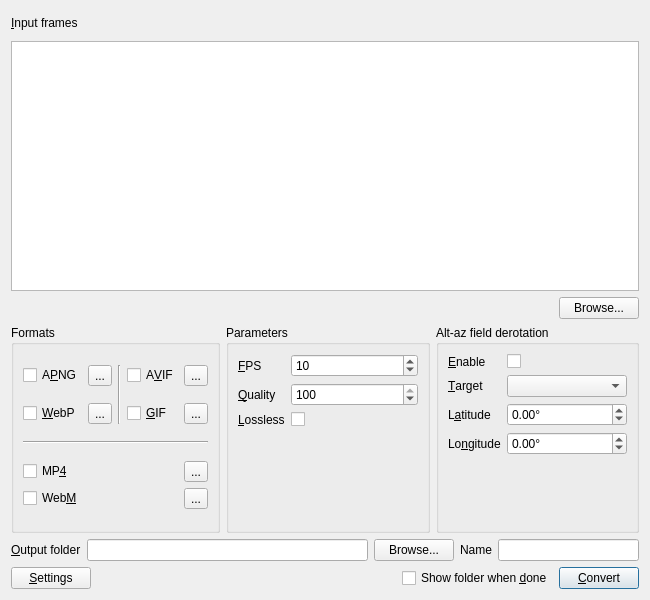
<?xml version="1.0" encoding="UTF-8"?>
<ui version="4.0">
 <class>MainFrame</class>
 <widget class="QFrame" name="MainFrame">
  <property name="geometry">
   <rect>
    <x>0</x>
    <y>0</y>
    <width>650</width>
    <height>600</height>
   </rect>
  </property>
  <property name="minimumSize">
   <size>
    <width>650</width>
    <height>600</height>
   </size>
  </property>
  <property name="maximumSize">
   <size>
    <width>16777215</width>
    <height>16777215</height>
   </size>
  </property>
  <property name="windowTitle">
   <string>Frame</string>
  </property>
  <layout class="QVBoxLayout" name="verticalLayout">
   <item>
    <layout class="QVBoxLayout" name="verticalLayout_2">
     <item>
      <widget class="QLabel" name="input_label">
       <property name="minimumSize">
        <size>
         <width>0</width>
         <height>24</height>
        </size>
       </property>
       <property name="text">
        <string>&amp;Input frames</string>
       </property>
       <property name="buddy">
        <cstring>input_browse_button</cstring>
       </property>
      </widget>
     </item>
     <item>
      <widget class="QTableView" name="frames_table">
       <property name="sizePolicy">
        <sizepolicy hsizetype="Expanding" vsizetype="Expanding">
         <horstretch>0</horstretch>
         <verstretch>0</verstretch>
        </sizepolicy>
       </property>
      </widget>
     </item>
     <item alignment="Qt::AlignmentFlag::AlignRight">
      <widget class="QPushButton" name="input_browse_button">
       <property name="sizePolicy">
        <sizepolicy hsizetype="Fixed" vsizetype="Fixed">
         <horstretch>0</horstretch>
         <verstretch>0</verstretch>
        </sizepolicy>
       </property>
       <property name="text">
        <string>Browse...</string>
       </property>
       <property name="autoDefault">
        <bool>true</bool>
       </property>
      </widget>
     </item>
    </layout>
   </item>
   <item>
    <layout class="QHBoxLayout" name="horizontalLayout">
     <property name="sizeConstraint">
      <enum>QLayout::SizeConstraint::SetDefaultConstraint</enum>
     </property>
     <item>
      <widget class="QGroupBox" name="formats_group">
       <property name="sizePolicy">
        <sizepolicy hsizetype="Expanding" vsizetype="Minimum">
         <horstretch>0</horstretch>
         <verstretch>0</verstretch>
        </sizepolicy>
       </property>
       <property name="title">
        <string>Formats</string>
       </property>
       <layout class="QVBoxLayout" name="verticalLayout_4">
        <property name="leftMargin">
         <number>0</number>
        </property>
        <property name="topMargin">
         <number>0</number>
        </property>
        <property name="rightMargin">
         <number>0</number>
        </property>
        <property name="bottomMargin">
         <number>0</number>
        </property>
        <item>
         <widget class="QStackedWidget" name="formats_stack">
          <property name="sizePolicy">
           <sizepolicy hsizetype="Preferred" vsizetype="Maximum">
            <horstretch>0</horstretch>
            <verstretch>0</verstretch>
           </sizepolicy>
          </property>
          <property name="currentIndex">
           <number>0</number>
          </property>
          <widget class="QWidget" name="formats_page">
           <layout class="QGridLayout" name="gridLayout_2">
            <item row="0" column="1">
             <widget class="QToolButton" name="apng_options_button">
              <property name="text">
               <string>...</string>
              </property>
             </widget>
            </item>
            <item row="1" column="1">
             <widget class="QToolButton" name="webp_options_button">
              <property name="text">
               <string>...</string>
              </property>
             </widget>
            </item>
            <item row="1" column="4">
             <widget class="QToolButton" name="gif_options_button">
              <property name="text">
               <string>...</string>
              </property>
             </widget>
            </item>
            <item row="1" column="0">
             <widget class="QCheckBox" name="webp_check">
              <property name="text">
               <string>&amp;WebP</string>
              </property>
             </widget>
            </item>
            <item row="0" column="0">
             <widget class="QCheckBox" name="apng_check">
              <property name="text">
               <string>A&amp;PNG</string>
              </property>
             </widget>
            </item>
            <item row="0" column="4">
             <widget class="QToolButton" name="avif_options_button">
              <property name="text">
               <string>...</string>
              </property>
             </widget>
            </item>
            <item row="2" column="0" colspan="5">
             <widget class="Line" name="line">
              <property name="orientation">
               <enum>Qt::Orientation::Horizontal</enum>
              </property>
             </widget>
            </item>
            <item row="0" column="3">
             <widget class="QCheckBox" name="avif_check">
              <property name="text">
               <string>A&amp;VIF</string>
              </property>
             </widget>
            </item>
            <item row="3" column="0" colspan="5">
             <widget class="QStackedWidget" name="video_stack">
              <property name="sizePolicy">
               <sizepolicy hsizetype="Expanding" vsizetype="Fixed">
                <horstretch>0</horstretch>
                <verstretch>0</verstretch>
               </sizepolicy>
              </property>
              <property name="currentIndex">
               <number>0</number>
              </property>
              <widget class="QWidget" name="page_3">
               <layout class="QGridLayout" name="gridLayout_3">
                <property name="leftMargin">
                 <number>0</number>
                </property>
                <property name="topMargin">
                 <number>0</number>
                </property>
                <property name="rightMargin">
                 <number>0</number>
                </property>
                <property name="bottomMargin">
                 <number>0</number>
                </property>
                <item row="1" column="0">
                 <widget class="QCheckBox" name="webm_check">
                  <property name="text">
                   <string>Web&amp;M</string>
                  </property>
                 </widget>
                </item>
                <item row="0" column="1">
                 <widget class="QToolButton" name="mp4_options_button">
                  <property name="text">
                   <string>...</string>
                  </property>
                 </widget>
                </item>
                <item row="0" column="0">
                 <widget class="QCheckBox" name="mp4_check">
                  <property name="text">
                   <string>MP&amp;4</string>
                  </property>
                 </widget>
                </item>
                <item row="1" column="1">
                 <widget class="QToolButton" name="webm_options_button">
                  <property name="text">
                   <string>...</string>
                  </property>
                 </widget>
                </item>
               </layout>
              </widget>
              <widget class="QWidget" name="page_4">
               <layout class="QVBoxLayout" name="verticalLayout_3">
                <property name="leftMargin">
                 <number>0</number>
                </property>
                <property name="topMargin">
                 <number>0</number>
                </property>
                <property name="rightMargin">
                 <number>0</number>
                </property>
                <property name="bottomMargin">
                 <number>0</number>
                </property>
                <item>
                 <widget class="QLabel" name="requires_ffmpeg_label">
                  <property name="sizePolicy">
                   <sizepolicy hsizetype="Preferred" vsizetype="Preferred">
                    <horstretch>0</horstretch>
                    <verstretch>0</verstretch>
                   </sizepolicy>
                  </property>
                  <property name="text">
                   <string>MP4 and WebM requires FFmpeg.</string>
                  </property>
                  <property name="wordWrap">
                   <bool>true</bool>
                  </property>
                 </widget>
                </item>
               </layout>
              </widget>
             </widget>
            </item>
            <item row="1" column="3">
             <widget class="QCheckBox" name="gif_check">
              <property name="text">
               <string>&amp;GIF</string>
              </property>
             </widget>
            </item>
            <item row="0" column="2" rowspan="2">
             <widget class="Line" name="line_2">
              <property name="orientation">
               <enum>Qt::Orientation::Vertical</enum>
              </property>
             </widget>
            </item>
           </layout>
          </widget>
          <widget class="QWidget" name="apng_page">
           <layout class="QVBoxLayout" name="verticalLayout_7">
            <item>
             <widget class="QLabel" name="label">
              <property name="text">
               <string>APNG options</string>
              </property>
             </widget>
            </item>
            <item>
             <layout class="QFormLayout" name="formLayout_6">
              <item row="0" column="1">
               <widget class="QCheckBox" name="apng_optimize_check">
                <property name="sizePolicy">
                 <sizepolicy hsizetype="Fixed" vsizetype="Fixed">
                  <horstretch>0</horstretch>
                  <verstretch>0</verstretch>
                 </sizepolicy>
                </property>
                <property name="text">
                 <string/>
                </property>
               </widget>
              </item>
              <item row="0" column="0">
               <widget class="QLabel" name="label_7">
                <property name="text">
                 <string>Optimize</string>
                </property>
                <property name="buddy">
                 <cstring>apng_optimize_check</cstring>
                </property>
               </widget>
              </item>
             </layout>
            </item>
            <item>
             <spacer name="verticalSpacer_3">
              <property name="orientation">
               <enum>Qt::Orientation::Vertical</enum>
              </property>
              <property name="sizeHint" stdset="0">
               <size>
                <width>20</width>
                <height>40</height>
               </size>
              </property>
             </spacer>
            </item>
            <item>
             <layout class="QHBoxLayout" name="horizontalLayout_6">
              <item>
               <widget class="QPushButton" name="apng_back_button">
                <property name="text">
                 <string>Back</string>
                </property>
               </widget>
              </item>
              <item>
               <spacer name="horizontalSpacer_3">
                <property name="orientation">
                 <enum>Qt::Orientation::Horizontal</enum>
                </property>
                <property name="sizeHint" stdset="0">
                 <size>
                  <width>40</width>
                  <height>20</height>
                 </size>
                </property>
               </spacer>
              </item>
             </layout>
            </item>
           </layout>
          </widget>
          <widget class="QWidget" name="avif_page">
           <layout class="QVBoxLayout" name="verticalLayout_8">
            <item>
             <widget class="QLabel" name="label_2">
              <property name="text">
               <string>AVIF options</string>
              </property>
             </widget>
            </item>
            <item>
             <layout class="QFormLayout" name="formLayout_7">
              <item row="0" column="0">
               <widget class="QLabel" name="avif_quality_label">
                <property name="text">
                 <string>Quality</string>
                </property>
                <property name="buddy">
                 <cstring>avif_quality_spinner</cstring>
                </property>
               </widget>
              </item>
              <item row="0" column="1">
               <widget class="QSpinBox" name="avif_quality_spinner">
                <property name="maximum">
                 <number>100</number>
                </property>
                <property name="singleStep">
                 <number>5</number>
                </property>
                <property name="value">
                 <number>95</number>
                </property>
               </widget>
              </item>
             </layout>
            </item>
            <item>
             <spacer name="verticalSpacer_4">
              <property name="orientation">
               <enum>Qt::Orientation::Vertical</enum>
              </property>
              <property name="sizeHint" stdset="0">
               <size>
                <width>20</width>
                <height>75</height>
               </size>
              </property>
             </spacer>
            </item>
            <item>
             <layout class="QHBoxLayout" name="horizontalLayout_7">
              <item>
               <widget class="QPushButton" name="avif_back_button">
                <property name="text">
                 <string>Back</string>
                </property>
               </widget>
              </item>
              <item>
               <spacer name="horizontalSpacer_4">
                <property name="orientation">
                 <enum>Qt::Orientation::Horizontal</enum>
                </property>
                <property name="sizeHint" stdset="0">
                 <size>
                  <width>40</width>
                  <height>20</height>
                 </size>
                </property>
               </spacer>
              </item>
             </layout>
            </item>
           </layout>
          </widget>
          <widget class="QWidget" name="webp_page">
           <layout class="QVBoxLayout" name="verticalLayout_10">
            <item>
             <widget class="QLabel" name="label_6">
              <property name="text">
               <string>WebP options</string>
              </property>
             </widget>
            </item>
            <item>
             <layout class="QFormLayout" name="formLayout_9">
              <item row="0" column="0">
               <widget class="QLabel" name="webp_quality_label">
                <property name="text">
                 <string>Quality</string>
                </property>
                <property name="buddy">
                 <cstring>webp_quality_spinner</cstring>
                </property>
               </widget>
              </item>
              <item row="0" column="1">
               <widget class="QSpinBox" name="webp_quality_spinner">
                <property name="maximum">
                 <number>100</number>
                </property>
                <property name="singleStep">
                 <number>5</number>
                </property>
                <property name="value">
                 <number>95</number>
                </property>
               </widget>
              </item>
              <item row="1" column="0">
               <widget class="QLabel" name="webp_lossless_label">
                <property name="text">
                 <string>Lossless</string>
                </property>
                <property name="buddy">
                 <cstring>webp_lossless_check</cstring>
                </property>
               </widget>
              </item>
              <item row="1" column="1">
               <widget class="QCheckBox" name="webp_lossless_check">
                <property name="sizePolicy">
                 <sizepolicy hsizetype="Fixed" vsizetype="Fixed">
                  <horstretch>0</horstretch>
                  <verstretch>0</verstretch>
                 </sizepolicy>
                </property>
                <property name="text">
                 <string/>
                </property>
               </widget>
              </item>
             </layout>
            </item>
            <item>
             <spacer name="verticalSpacer_6">
              <property name="orientation">
               <enum>Qt::Orientation::Vertical</enum>
              </property>
              <property name="sizeHint" stdset="0">
               <size>
                <width>20</width>
                <height>75</height>
               </size>
              </property>
             </spacer>
            </item>
            <item>
             <layout class="QHBoxLayout" name="horizontalLayout_9">
              <item>
               <widget class="QPushButton" name="webp_back_button">
                <property name="text">
                 <string>Back</string>
                </property>
               </widget>
              </item>
              <item>
               <spacer name="horizontalSpacer_6">
                <property name="orientation">
                 <enum>Qt::Orientation::Horizontal</enum>
                </property>
                <property name="sizeHint" stdset="0">
                 <size>
                  <width>40</width>
                  <height>20</height>
                 </size>
                </property>
               </spacer>
              </item>
             </layout>
            </item>
           </layout>
          </widget>
          <widget class="QWidget" name="gif_page">
           <layout class="QVBoxLayout" name="verticalLayout_9">
            <item>
             <widget class="QLabel" name="label_5">
              <property name="text">
               <string>GIF options</string>
              </property>
             </widget>
            </item>
            <item>
             <layout class="QFormLayout" name="formLayout_8"/>
            </item>
            <item>
             <spacer name="verticalSpacer_5">
              <property name="orientation">
               <enum>Qt::Orientation::Vertical</enum>
              </property>
              <property name="sizeHint" stdset="0">
               <size>
                <width>20</width>
                <height>75</height>
               </size>
              </property>
             </spacer>
            </item>
            <item>
             <layout class="QHBoxLayout" name="horizontalLayout_8">
              <item>
               <widget class="QPushButton" name="gif_back_button">
                <property name="text">
                 <string>Back</string>
                </property>
               </widget>
              </item>
              <item>
               <spacer name="horizontalSpacer_5">
                <property name="orientation">
                 <enum>Qt::Orientation::Horizontal</enum>
                </property>
                <property name="sizeHint" stdset="0">
                 <size>
                  <width>40</width>
                  <height>20</height>
                 </size>
                </property>
               </spacer>
              </item>
             </layout>
            </item>
           </layout>
          </widget>
          <widget class="QWidget" name="mp4_page">
           <layout class="QVBoxLayout" name="verticalLayout_6">
            <item>
             <widget class="QLabel" name="label_3">
              <property name="text">
               <string>MP4 options</string>
              </property>
             </widget>
            </item>
            <item>
             <layout class="QFormLayout" name="formLayout_3">
              <item row="0" column="0">
               <widget class="QLabel" name="mp4_codec_label">
                <property name="text">
                 <string>Codec</string>
                </property>
                <property name="buddy">
                 <cstring>mp4_codec_combo</cstring>
                </property>
               </widget>
              </item>
              <item row="0" column="1">
               <widget class="QComboBox" name="mp4_codec_combo">
                <property name="sizePolicy">
                 <sizepolicy hsizetype="Expanding" vsizetype="Fixed">
                  <horstretch>0</horstretch>
                  <verstretch>0</verstretch>
                 </sizepolicy>
                </property>
               </widget>
              </item>
             </layout>
            </item>
            <item>
             <spacer name="verticalSpacer_2">
              <property name="orientation">
               <enum>Qt::Orientation::Vertical</enum>
              </property>
              <property name="sizeHint" stdset="0">
               <size>
                <width>20</width>
                <height>51</height>
               </size>
              </property>
             </spacer>
            </item>
            <item>
             <layout class="QHBoxLayout" name="horizontalLayout_5">
              <item>
               <widget class="QPushButton" name="mp4_back_button">
                <property name="text">
                 <string>Back</string>
                </property>
               </widget>
              </item>
              <item>
               <spacer name="horizontalSpacer_2">
                <property name="orientation">
                 <enum>Qt::Orientation::Horizontal</enum>
                </property>
                <property name="sizeHint" stdset="0">
                 <size>
                  <width>40</width>
                  <height>20</height>
                 </size>
                </property>
               </spacer>
              </item>
             </layout>
            </item>
           </layout>
          </widget>
          <widget class="QWidget" name="webm_page">
           <layout class="QVBoxLayout" name="verticalLayout_5">
            <item>
             <widget class="QLabel" name="label_4">
              <property name="text">
               <string>WebM Options</string>
              </property>
             </widget>
            </item>
            <item>
             <layout class="QFormLayout" name="formLayout_4">
              <item row="0" column="1">
               <widget class="QComboBox" name="webm_codec_combo">
                <property name="sizePolicy">
                 <sizepolicy hsizetype="Expanding" vsizetype="Fixed">
                  <horstretch>0</horstretch>
                  <verstretch>0</verstretch>
                 </sizepolicy>
                </property>
               </widget>
              </item>
              <item row="0" column="0">
               <widget class="QLabel" name="webm_codec_label">
                <property name="text">
                 <string>Codec</string>
                </property>
                <property name="buddy">
                 <cstring>webm_codec_combo</cstring>
                </property>
               </widget>
              </item>
             </layout>
            </item>
            <item>
             <spacer name="verticalSpacer">
              <property name="orientation">
               <enum>Qt::Orientation::Vertical</enum>
              </property>
              <property name="sizeHint" stdset="0">
               <size>
                <width>20</width>
                <height>40</height>
               </size>
              </property>
             </spacer>
            </item>
            <item>
             <layout class="QHBoxLayout" name="horizontalLayout_3">
              <item>
               <widget class="QPushButton" name="webm_back_button">
                <property name="text">
                 <string>Back</string>
                </property>
               </widget>
              </item>
              <item>
               <spacer name="horizontalSpacer">
                <property name="orientation">
                 <enum>Qt::Orientation::Horizontal</enum>
                </property>
                <property name="sizeHint" stdset="0">
                 <size>
                  <width>40</width>
                  <height>20</height>
                 </size>
                </property>
               </spacer>
              </item>
             </layout>
            </item>
           </layout>
          </widget>
         </widget>
        </item>
       </layout>
      </widget>
     </item>
     <item>
      <widget class="QGroupBox" name="parameters_group">
       <property name="sizePolicy">
        <sizepolicy hsizetype="Expanding" vsizetype="Minimum">
         <horstretch>0</horstretch>
         <verstretch>0</verstretch>
        </sizepolicy>
       </property>
       <property name="title">
        <string>Parameters</string>
       </property>
       <layout class="QFormLayout" name="formLayout_2">
        <property name="fieldGrowthPolicy">
         <enum>QFormLayout::FieldGrowthPolicy::ExpandingFieldsGrow</enum>
        </property>
        <item row="0" column="0">
         <widget class="QLabel" name="duration_label">
          <property name="text">
           <string>&amp;FPS</string>
          </property>
          <property name="buddy">
           <cstring>duration_spinbox</cstring>
          </property>
         </widget>
        </item>
        <item row="0" column="1">
         <widget class="QSpinBox" name="duration_spinbox">
          <property name="sizePolicy">
           <sizepolicy hsizetype="Expanding" vsizetype="Fixed">
            <horstretch>0</horstretch>
            <verstretch>0</verstretch>
           </sizepolicy>
          </property>
          <property name="minimum">
           <number>1</number>
          </property>
          <property name="maximum">
           <number>10000</number>
          </property>
          <property name="value">
           <number>10</number>
          </property>
         </widget>
        </item>
        <item row="1" column="0">
         <widget class="QLabel" name="quality_label">
          <property name="text">
           <string>&amp;Quality</string>
          </property>
          <property name="buddy">
           <cstring>quality_spinbox</cstring>
          </property>
         </widget>
        </item>
        <item row="1" column="1">
         <widget class="QSpinBox" name="quality_spinbox">
          <property name="sizePolicy">
           <sizepolicy hsizetype="Expanding" vsizetype="Fixed">
            <horstretch>0</horstretch>
            <verstretch>0</verstretch>
           </sizepolicy>
          </property>
          <property name="minimum">
           <number>1</number>
          </property>
          <property name="maximum">
           <number>100</number>
          </property>
          <property name="value">
           <number>100</number>
          </property>
         </widget>
        </item>
        <item row="2" column="0">
         <widget class="QLabel" name="lossless_label">
          <property name="text">
           <string>&amp;Lossless</string>
          </property>
          <property name="buddy">
           <cstring>lossless_check</cstring>
          </property>
         </widget>
        </item>
        <item row="2" column="1">
         <widget class="QCheckBox" name="lossless_check">
          <property name="sizePolicy">
           <sizepolicy hsizetype="Fixed" vsizetype="Fixed">
            <horstretch>0</horstretch>
            <verstretch>0</verstretch>
           </sizepolicy>
          </property>
          <property name="text">
           <string/>
          </property>
         </widget>
        </item>
       </layout>
      </widget>
     </item>
     <item>
      <widget class="QGroupBox" name="derotation_group">
       <property name="sizePolicy">
        <sizepolicy hsizetype="Expanding" vsizetype="Minimum">
         <horstretch>0</horstretch>
         <verstretch>0</verstretch>
        </sizepolicy>
       </property>
       <property name="title">
        <string>Alt-az field derotation</string>
       </property>
       <property name="checkable">
        <bool>false</bool>
       </property>
       <property name="checked">
        <bool>false</bool>
       </property>
       <layout class="QFormLayout" name="formLayout">
        <property name="fieldGrowthPolicy">
         <enum>QFormLayout::FieldGrowthPolicy::ExpandingFieldsGrow</enum>
        </property>
        <item row="0" column="0">
         <widget class="QLabel" name="enable_label">
          <property name="text">
           <string>&amp;Enable</string>
          </property>
          <property name="buddy">
           <cstring>enable_check</cstring>
          </property>
         </widget>
        </item>
        <item row="1" column="0">
         <widget class="QLabel" name="target_label">
          <property name="text">
           <string>&amp;Target</string>
          </property>
          <property name="buddy">
           <cstring>target_combo</cstring>
          </property>
         </widget>
        </item>
        <item row="1" column="1">
         <widget class="QComboBox" name="target_combo">
          <property name="sizePolicy">
           <sizepolicy hsizetype="Expanding" vsizetype="Fixed">
            <horstretch>0</horstretch>
            <verstretch>0</verstretch>
           </sizepolicy>
          </property>
         </widget>
        </item>
        <item row="2" column="0">
         <widget class="QLabel" name="latitude_label">
          <property name="text">
           <string>L&amp;atitude</string>
          </property>
          <property name="buddy">
           <cstring>latitude_spin</cstring>
          </property>
         </widget>
        </item>
        <item row="2" column="1">
         <widget class="QDoubleSpinBox" name="latitude_spin">
          <property name="sizePolicy">
           <sizepolicy hsizetype="Expanding" vsizetype="Fixed">
            <horstretch>0</horstretch>
            <verstretch>0</verstretch>
           </sizepolicy>
          </property>
          <property name="suffix">
           <string>°</string>
          </property>
          <property name="minimum">
           <double>-90.000000000000000</double>
          </property>
          <property name="maximum">
           <double>90.000000000000000</double>
          </property>
         </widget>
        </item>
        <item row="3" column="0">
         <widget class="QLabel" name="longitude_label">
          <property name="text">
           <string>Lo&amp;ngitude</string>
          </property>
          <property name="buddy">
           <cstring>longitude_spin</cstring>
          </property>
         </widget>
        </item>
        <item row="3" column="1">
         <widget class="QDoubleSpinBox" name="longitude_spin">
          <property name="sizePolicy">
           <sizepolicy hsizetype="Expanding" vsizetype="Fixed">
            <horstretch>0</horstretch>
            <verstretch>0</verstretch>
           </sizepolicy>
          </property>
          <property name="suffix">
           <string>°</string>
          </property>
          <property name="minimum">
           <double>-180.000000000000000</double>
          </property>
          <property name="maximum">
           <double>180.000000000000000</double>
          </property>
         </widget>
        </item>
        <item row="0" column="1">
         <widget class="QCheckBox" name="enable_check">
          <property name="sizePolicy">
           <sizepolicy hsizetype="Fixed" vsizetype="Fixed">
            <horstretch>0</horstretch>
            <verstretch>0</verstretch>
           </sizepolicy>
          </property>
          <property name="text">
           <string/>
          </property>
         </widget>
        </item>
       </layout>
      </widget>
     </item>
    </layout>
   </item>
   <item>
    <layout class="QHBoxLayout" name="horizontalLayout_4">
     <item>
      <widget class="QLabel" name="output_label">
       <property name="text">
        <string>&amp;Output folder</string>
       </property>
       <property name="buddy">
        <cstring>output_browse_button</cstring>
       </property>
      </widget>
     </item>
     <item>
      <widget class="QLineEdit" name="output_path_edit">
       <property name="sizePolicy">
        <sizepolicy hsizetype="Expanding" vsizetype="Fixed">
         <horstretch>2</horstretch>
         <verstretch>0</verstretch>
        </sizepolicy>
       </property>
      </widget>
     </item>
     <item>
      <widget class="QPushButton" name="output_browse_button">
       <property name="text">
        <string>Browse...</string>
       </property>
       <property name="autoDefault">
        <bool>true</bool>
       </property>
      </widget>
     </item>
     <item>
      <widget class="QLabel" name="output_name_label">
       <property name="text">
        <string>Name</string>
       </property>
      </widget>
     </item>
     <item>
      <widget class="QLineEdit" name="output_name_edit">
       <property name="sizePolicy">
        <sizepolicy hsizetype="Expanding" vsizetype="Fixed">
         <horstretch>1</horstretch>
         <verstretch>0</verstretch>
        </sizepolicy>
       </property>
      </widget>
     </item>
    </layout>
   </item>
   <item>
    <layout class="QHBoxLayout" name="horizontalLayout_2">
     <item>
      <widget class="QPushButton" name="settings_button">
       <property name="sizePolicy">
        <sizepolicy hsizetype="Fixed" vsizetype="Fixed">
         <horstretch>0</horstretch>
         <verstretch>0</verstretch>
        </sizepolicy>
       </property>
       <property name="text">
        <string>&amp;Settings</string>
       </property>
       <property name="autoDefault">
        <bool>true</bool>
       </property>
      </widget>
     </item>
     <item alignment="Qt::AlignmentFlag::AlignRight">
      <widget class="QCheckBox" name="show_folder_check">
       <property name="text">
        <string>Show folder when &amp;done</string>
       </property>
      </widget>
     </item>
     <item>
      <widget class="QPushButton" name="convert_button">
       <property name="sizePolicy">
        <sizepolicy hsizetype="Fixed" vsizetype="Fixed">
         <horstretch>0</horstretch>
         <verstretch>0</verstretch>
        </sizepolicy>
       </property>
       <property name="text">
        <string>&amp;Convert</string>
       </property>
       <property name="autoDefault">
        <bool>true</bool>
       </property>
       <property name="default">
        <bool>true</bool>
       </property>
      </widget>
     </item>
    </layout>
   </item>
  </layout>
 </widget>
 <tabstops>
  <tabstop>frames_table</tabstop>
  <tabstop>input_browse_button</tabstop>
  <tabstop>duration_spinbox</tabstop>
  <tabstop>quality_spinbox</tabstop>
  <tabstop>lossless_check</tabstop>
  <tabstop>target_combo</tabstop>
  <tabstop>latitude_spin</tabstop>
  <tabstop>longitude_spin</tabstop>
  <tabstop>output_path_edit</tabstop>
  <tabstop>output_name_edit</tabstop>
  <tabstop>settings_button</tabstop>
  <tabstop>show_folder_check</tabstop>
  <tabstop>convert_button</tabstop>
 </tabstops>
 <resources/>
 <connections/>
</ui>
